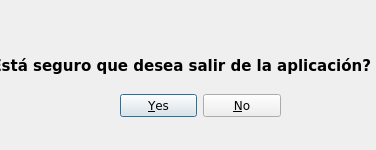
<?xml version="1.0" encoding="UTF-8"?>
<ui version="4.0">
 <class>dlgSalir</class>
 <widget class="QDialog" name="dlgSalir">
  <property name="geometry">
   <rect>
    <x>0</x>
    <y>0</y>
    <width>376</width>
    <height>150</height>
   </rect>
  </property>
  <property name="windowTitle">
   <string>Salir</string>
  </property>
  <property name="modal">
   <bool>true</bool>
  </property>
  <widget class="QDialogButtonBox" name="btnBoxSalir">
   <property name="geometry">
    <rect>
     <x>120</x>
     <y>90</y>
     <width>161</width>
     <height>32</height>
    </rect>
   </property>
   <property name="font">
    <font>
     <family>Verdana</family>
    </font>
   </property>
   <property name="orientation">
    <enum>Qt::Horizontal</enum>
   </property>
   <property name="standardButtons">
    <set>QDialogButtonBox::No|QDialogButtonBox::Yes</set>
   </property>
   <property name="centerButtons">
    <bool>true</bool>
   </property>
  </widget>
  <widget class="QLabel" name="lblMensalir">
   <property name="geometry">
    <rect>
     <x>0</x>
     <y>50</y>
     <width>371</width>
     <height>31</height>
    </rect>
   </property>
   <property name="font">
    <font>
     <family>Verdana</family>
     <pointsize>11</pointsize>
     <weight>75</weight>
     <bold>true</bold>
    </font>
   </property>
   <property name="layoutDirection">
    <enum>Qt::RightToLeft</enum>
   </property>
   <property name="text">
    <string>¿Está seguro que desea salir de la aplicación?</string>
   </property>
   <property name="alignment">
    <set>Qt::AlignRight|Qt::AlignTrailing|Qt::AlignVCenter</set>
   </property>
  </widget>
  <widget class="QLabel" name="lblImgaviso">
   <property name="geometry">
    <rect>
     <x>30</x>
     <y>30</y>
     <width>51</width>
     <height>41</height>
    </rect>
   </property>
   <property name="font">
    <font>
     <family>Verdana</family>
    </font>
   </property>
   <property name="frameShadow">
    <enum>QFrame::Plain</enum>
   </property>
   <property name="text">
    <string/>
   </property>
   <property name="pixmap">
    <pixmap>:/avisosalir/iconoaviso.png</pixmap>
   </property>
   <property name="scaledContents">
    <bool>true</bool>
   </property>
  </widget>
  <widget class="QLabel" name="label">
   <property name="geometry">
    <rect>
     <x>180</x>
     <y>10</y>
     <width>41</width>
     <height>41</height>
    </rect>
   </property>
   <property name="font">
    <font>
     <family>Verdana</family>
    </font>
   </property>
   <property name="text">
    <string/>
   </property>
   <property name="pixmap">
    <pixmap resource="img/avisosalir.qrc">:/newPrefix/iconoaviso.png</pixmap>
   </property>
   <property name="scaledContents">
    <bool>true</bool>
   </property>
  </widget>
 </widget>
 <resources>
  <include location="img/avisosalir.qrc"/>
 </resources>
 <connections>
  <connection>
   <sender>btnBoxSalir</sender>
   <signal>accepted()</signal>
   <receiver>dlgSalir</receiver>
   <slot>accept()</slot>
   <hints>
    <hint type="sourcelabel">
     <x>248</x>
     <y>254</y>
    </hint>
    <hint type="destinationlabel">
     <x>157</x>
     <y>274</y>
    </hint>
   </hints>
  </connection>
  <connection>
   <sender>btnBoxSalir</sender>
   <signal>rejected()</signal>
   <receiver>dlgSalir</receiver>
   <slot>reject()</slot>
   <hints>
    <hint type="sourcelabel">
     <x>316</x>
     <y>260</y>
    </hint>
    <hint type="destinationlabel">
     <x>286</x>
     <y>274</y>
    </hint>
   </hints>
  </connection>
 </connections>
</ui>
